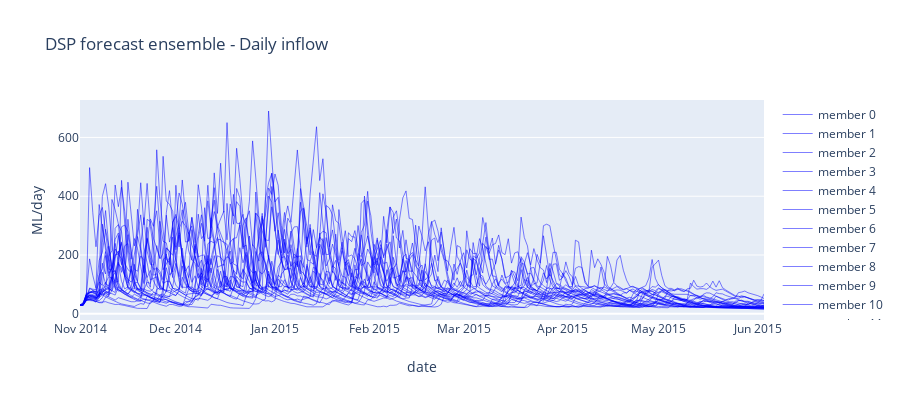

Source (notebook cell):
### Markdown cell above
Plotting the DSP inflow forecast

### Code cell
# Then the figure layout
layout4 = go.Layout(title="DSP forecast ensemble - Daily inflow",
                    xaxis=dict(showgrid=False,title = 'date'),
                    yaxis=dict(title = 'ML/day'),
                    width=900, 
                    height=400)
# Finally we plot figure using the pre-defined layout and traces
fig4 = go.Figure(data=trace_I_DSP,
               layout = layout4)
fig4

### Figure 1 — Plotly figure (JSON) as saved in the notebook; plotly's stock layout.template omitted (floating-point values rounded to 4 significant figures; data arrays with more than 128 entries replaced by an {"elided": "..."} marker saying what was removed)
{"data": [{"line": {"color": "blue", "width": 1}, "name": "member 0", "opacity": 0.5, "type": "scatter", "x": {"elided": "215 str values"}, "y": {"elided": "215 float values"}}, {"line": {"color": "blue", "width": 1}, "name": "member 1", "opacity": 0.5, "type": "scatter", "x": {"elided": "215 str values"}, "y": {"elided": "215 float values"}}, {"line": {"color": "blue", "width": 1}, "name": "member 2", "opacity": 0.5, "type": "scatter", "x": {"elided": "215 str values"}, "y": {"elided": "215 float values"}}, {"line": {"color": "blue", "width": 1}, "name": "member 3", "opacity": 0.5, "type": "scatter", "x": {"elided": "215 str values"}, "y": {"elided": "215 float values"}}, {"line": {"color": "blue", "width": 1}, "name": "member 4", "opacity": 0.5, "type": "scatter", "x": {"elided": "215 str values"}, "y": {"elided": "215 float values"}}, {"line": {"color": "blue", "width": 1}, "name": "member 5", "opacity": 0.5, "type": "scatter", "x": {"elided": "215 str values"}, "y": {"elided": "215 float values"}}, {"line": {"color": "blue", "width": 1}, "name": "member 6", "opacity": 0.5, "type": "scatter", "x": {"elided": "215 str values"}, "y": {"elided": "215 float values"}}, {"line": {"color": "blue", "width": 1}, "name": "member 7", "opacity": 0.5, "type": "scatter", "x": {"elided": "215 str values"}, "y": {"elided": "215 float values"}}, {"line": {"color": "blue", "width": 1}, "name": "member 8", "opacity": 0.5, "type": "scatter", "x": {"elided": "215 str values"}, "y": {"elided": "215 float values"}}, {"line": {"color": "blue", "width": 1}, "name": "member 9", "opacity": 0.5, "type": "scatter", "x": {"elided": "215 str values"}, "y": {"elided": "215 float values"}}, {"line": {"color": "blue", "width": 1}, "name": "member 10", "opacity": 0.5, "type": "scatter", "x": {"elided": "215 str values"}, "y": {"elided": "215 float values"}}, {"line": {"color": "blue", "width": 1}, "name": "member 11", "opacity": 0.5, "type": "scatter", "x": {"elided": "215 str values"}, "y": {"elided": "215 float values"}}, {"line": {"color": "blue", "width": 1}, "name": "member 12", "opacity": 0.5, "type": "scatter", "x": {"elided": "215 str values"}, "y": {"elided": "215 float values"}}, {"line": {"color": "blue", "width": 1}, "name": "member 13", "opacity": 0.5, "type": "scatter", "x": {"elided": "215 str values"}, "y": {"elided": "215 float values"}}, {"line": {"color": "blue", "width": 1}, "name": "member 14", "opacity": 0.5, "type": "scatter", "x": {"elided": "215 str values"}, "y": {"elided": "215 float values"}}, {"line": {"color": "blue", "width": 1}, "name": "member 15", "opacity": 0.5, "type": "scatter", "x": {"elided": "215 str values"}, "y": {"elided": "215 float values"}}, {"line": {"color": "blue", "width": 1}, "name": "member 16", "opacity": 0.5, "type": "scatter", "x": {"elided": "215 str values"}, "y": {"elided": "215 float values"}}, {"line": {"color": "blue", "width": 1}, "name": "member 17", "opacity": 0.5, "type": "scatter", "x": {"elided": "215 str values"}, "y": {"elided": "215 float values"}}, {"line": {"color": "blue", "width": 1}, "name": "member 18", "opacity": 0.5, "type": "scatter", "x": {"elided": "215 str values"}, "y": {"elided": "215 float values"}}, {"line": {"color": "blue", "width": 1}, "name": "member 19", "opacity": 0.5, "type": "scatter", "x": {"elided": "215 str values"}, "y": {"elided": "215 float values"}}, {"line": {"color": "blue", "width": 1}, "name": "member 20", "opacity": 0.5, "type": "scatter", "x": {"elided": "215 str values"}, "y": {"elided": "215 float values"}}, {"line": {"color": "blue", "width": 1}, "name": "member 21", "opacity": 0.5, "type": "scatter", "x": {"elided": "215 str values"}, "y": {"elided": "215 float values"}}, {"line": {"color": "blue", "width": 1}, "name": "member 22", "opacity": 0.5, "type": "scatter", "x": {"elided": "215 str values"}, "y": {"elided": "215 float values"}}, {"line": {"color": "blue", "width": 1}, "name": "member 23", "opacity": 0.5, "type": "scatter", "x": {"elided": "215 str values"}, "y": {"elided": "215 float values"}}, {"line": {"color": "blue", "width": 1}, "name": "member 24", "opacity": 0.5, "type": "scatter", "x": {"elided": "215 str values"}, "y": {"elided": "215 float values"}}], "layout": {"height": 400, "title": {"text": "DSP forecast ensemble - Daily inflow"}, "width": 900, "xaxis": {"showgrid": false, "title": {"text": "date"}}, "yaxis": {"title": {"text": "ML/day"}}}}
